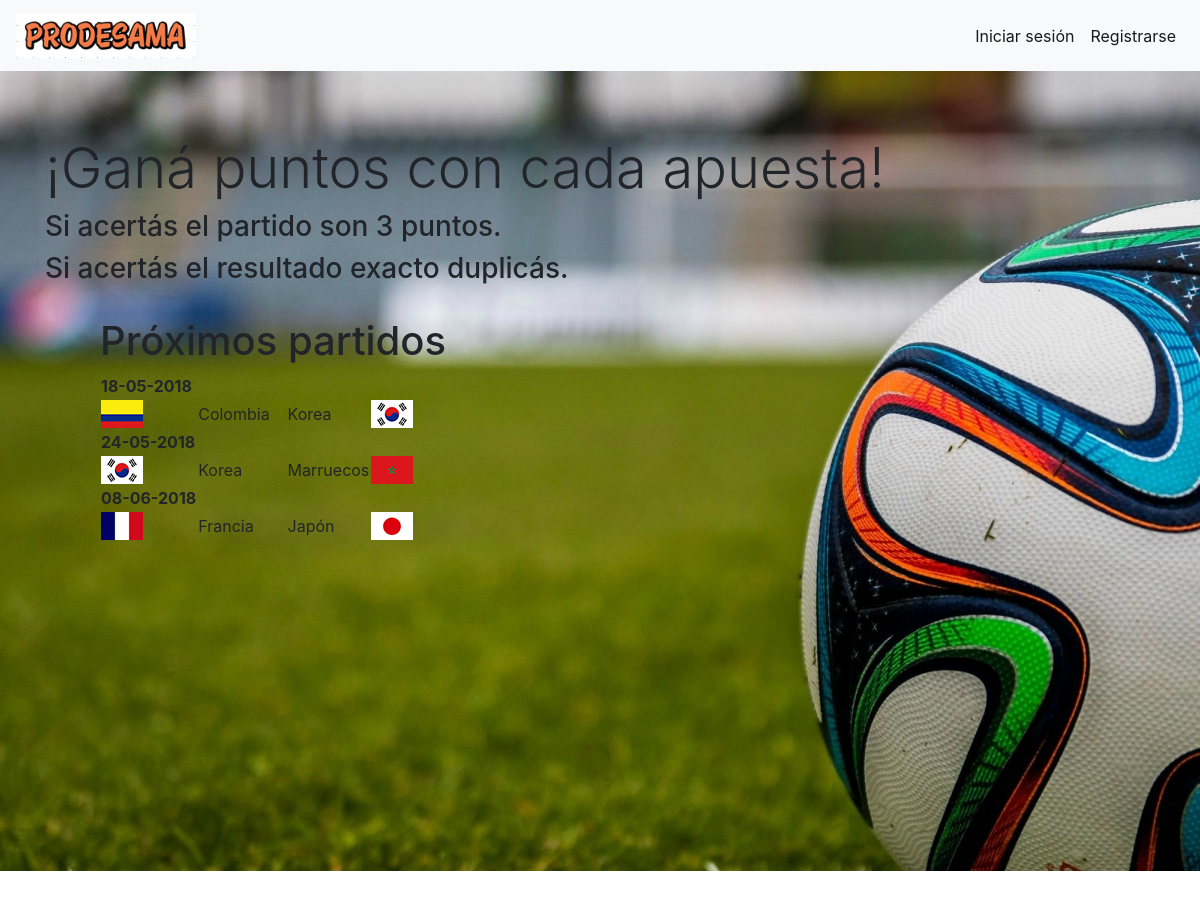
The app's page /, older data.
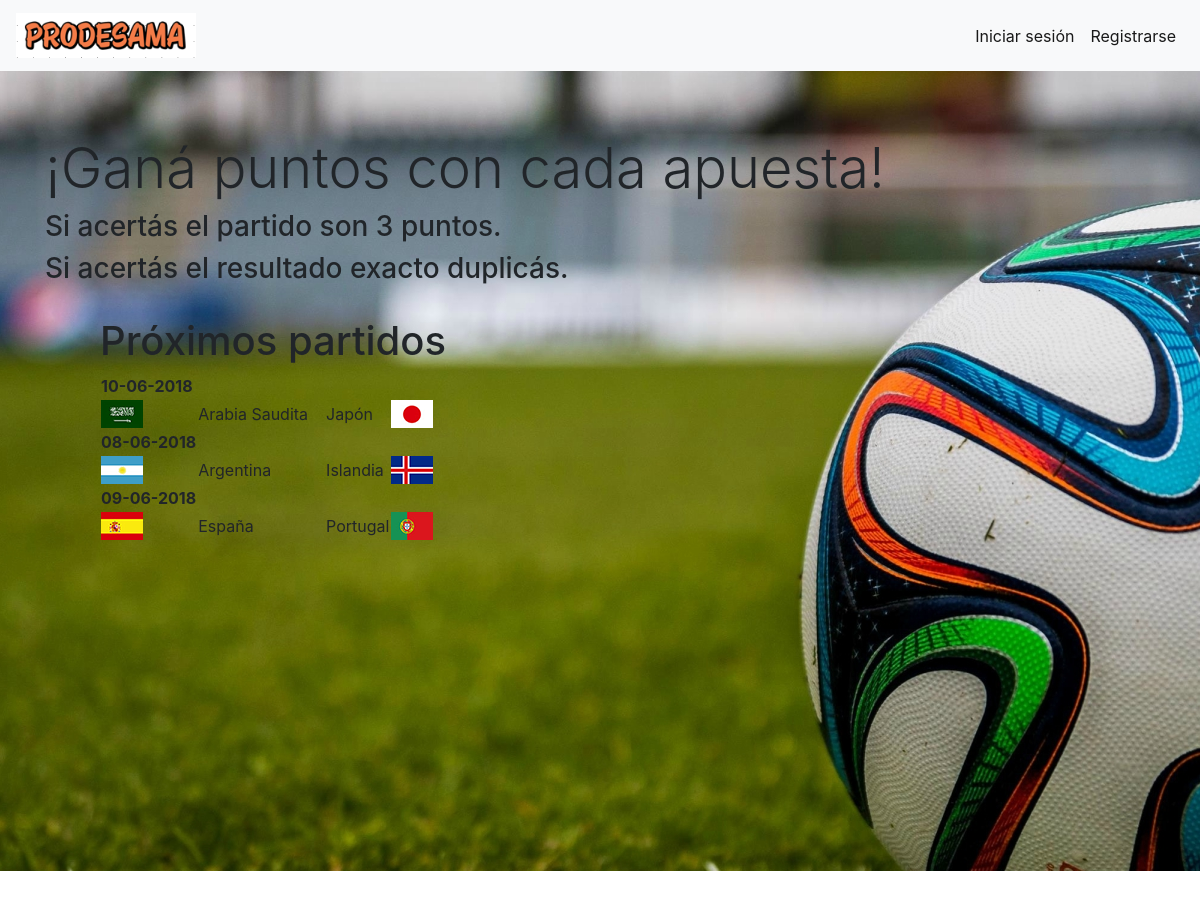
The same page, newer data.
### prode/models.py (models this page shows, shortened)
class Match(models.Model):
    start = models.DateTimeField()
    end = models.DateTimeField()
    team1 = models.ForeignKey(Team, on_delete=models.CASCADE, related_name='+')
    team2 = models.ForeignKey(Team, on_delete=models.CASCADE, related_name='+')
    team1_score = models.PositiveIntegerField(default=0)
    team2_score = models.PositiveIntegerField(default=0)

class Team(models.Model):
    name = models.CharField(max_length=50)
    flag = models.ImageField(upload_to='prode/images/flags/')

### prode/views.py (the view)
# urls.py: path('', views.MatchView.as_view(), name='index'),
class MatchView(generic.ListView):
    template_name = 'prode/index.html'
    context_object_name = 'match_list'
    def get_queryset(self):
        return Match.objects.all()

### prode/templates/prode/index.html
{% extends "prode/base.html" %}
{% load static %}
{% block body_block %}
<div class="jumbotron jumbotron-fluid" style="background-size: 100%; background: url({% static 'prode/images/pelota.jpg' %})no-repeat center; min-height: 100vh;">
    <div class="container">
        <h1 class="display-4">¡Ganá puntos con cada apuesta!</h1>
        <h3 class="display-6">Si acertás el partido son 3 puntos.</h2>
        <h3 class="display-6">Si acertás el resultado exacto duplicás.</h2>
    </div>
    <br>
    <div style="position: absolute; left: 100px">
        <h1>Próximos partidos</h1>
            <div class="lista-proximos-partidos">
            <table>
                {% for match in match_list %}
                    <tr>
                        <th>{{ match.start|date:'d-m-Y' }}</th>
                    </tr>
                    <tr>
                        <td><img src="{{ 'static/' }}{{ match.team1.flag }}" alt="Bandera"></td>
                        <td>{{ match.team1.name }}</td>
                        <td></td>
                        <td></td>
                        <td></td>
                        <td></td>
                        <td></td>
                        <td></td>
                        <td></td>
                        <td></td>
                        <td>{{ match.team2.name }}</td>
                        <td><img src="{{ 'static/' }}{{ match.team2.flag }}" alt="Bandera"></td>
                    </tr>
                {% endfor %}
            </table>
        </div>
    </div>
</div>
{% endblock %}

### prode/templates/prode/base.html (shortened to what this page needs)
{% load static %}
<!DOCTYPE html>
<html lang="en">
<head>
    <link rel="stylesheet" href="https://maxcdn.bootstrapcdn.com/bootstrap/4.0.0/css/bootstrap.min.css">
    <link rel="stylesheet" type="text/css" href="{% static 'prode/css/style.css' %}" />
</head>
<body style="overflow: hidden">
    <nav class="navbar navbar-expand-xl navbar-light bg-light">
        <img class="navbar-brand" src="{% static 'prode/images/prodelogo.png' %}" alt="PRODESAMA" width="180" height="auto">
        <div class="collapse navbar-collapse" id="navbarSupportedContent">
            <ul class="navbar-nav ml-auto">
                {% if user.is_authenticated %}
                    <li class="nav-item active">
                        <a class="nav-link" href="/logout">Cerrar sesión<span class="sr-only">(current)</span></a>
                    </li>
                {% else %}
                    <li class="nav-item active">
                        <a class="nav-link" href="/login">Iniciar sesión<span class="sr-only">(current)</span></a>
                    </li>
                    <li class="nav-item active">
                        <a class="nav-link" href="/signup">Registrarse<span class="sr-only">(current)</span></a>
                    </li>
                {% endif %}
            </ul>
        </div>
    </nav>
    {% block body_block %}
    {% endblock %}
</body>
</html>

### prode/static/prode/css/style.css (style rules this page uses)
.lista-proximos-partidos { height: 200px; overflow-y: auto; overflow-x:hidden; }

Row changes from the older to the newer data that the page shows:
removed Match: start "18-05-2018", team1.flag (picture), team1.name "Colombia", team2.name "Korea", team2.flag (picture)
removed Match: start "24-05-2018", team1.flag (picture), team1.name "Korea", team2.name "Marruecos", team2.flag (picture)
removed Match: start "08-06-2018", team1.flag (picture), team1.name "Francia", team2.name "Japón", team2.flag (picture)
added Match: start "10-06-2018", team1.flag (picture), team1.name "Arabia Saudita", team2.name "Japón", team2.flag (picture)
added Match: start "08-06-2018", team1.flag (picture), team1.name "Argentina", team2.name "Islandia", team2.flag (picture)
added Match: start "09-06-2018", team1.flag (picture), team1.name "España", team2.name "Portugal", team2.flag (picture)
